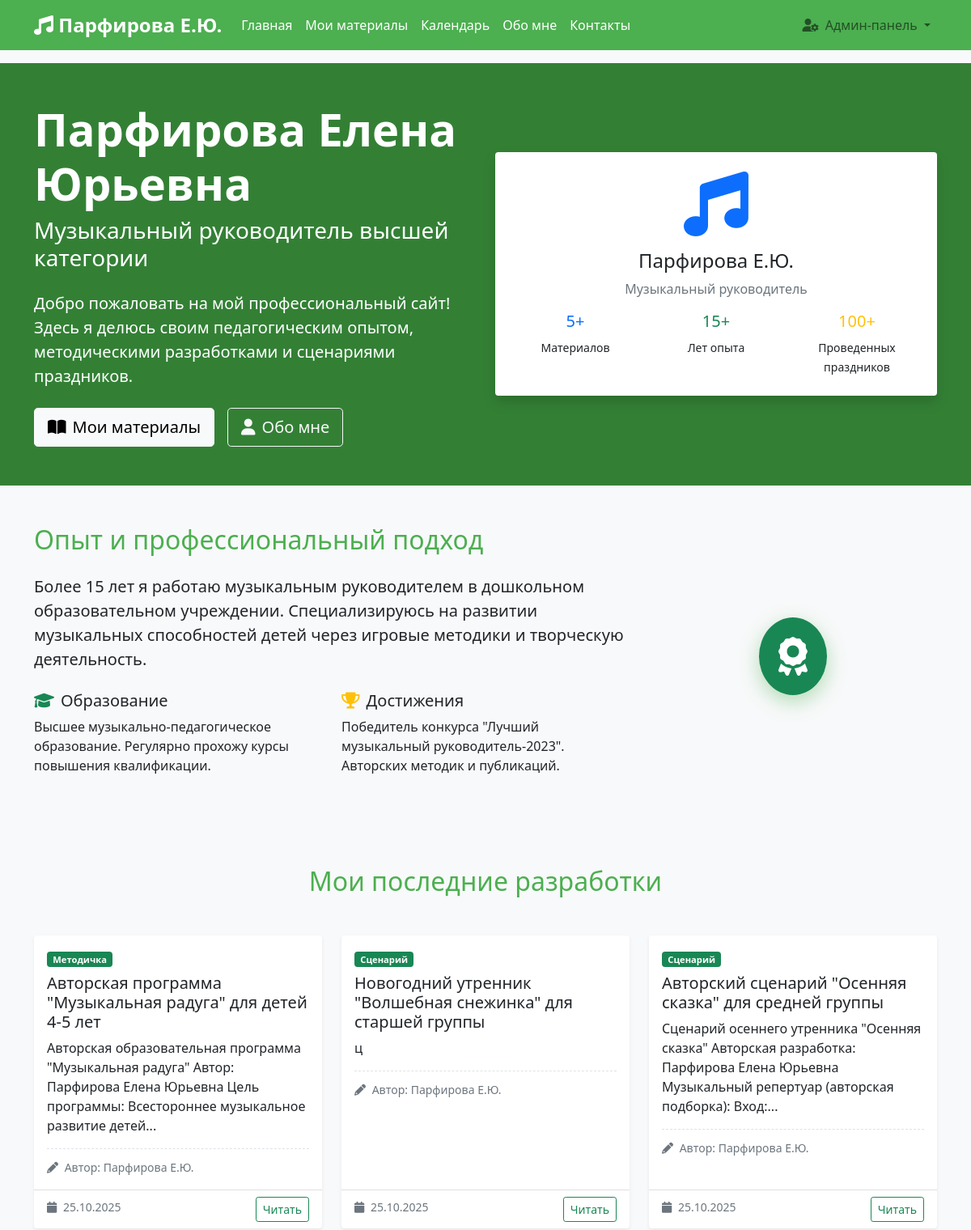
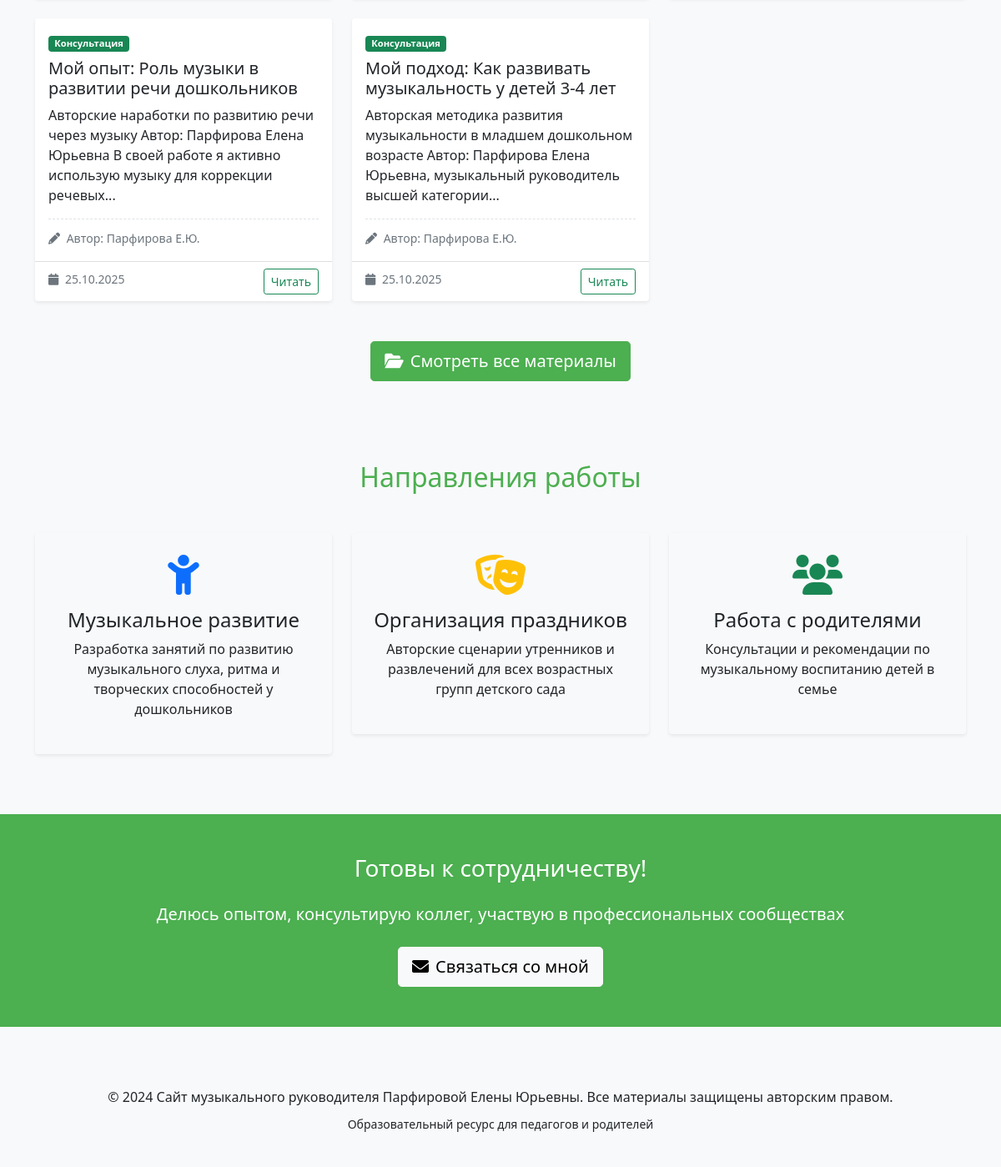
Screenshot of / (signed in) with the database file from the repository (2 pictures, top to bottom).
### models.py (models this page shows)
class Material(db.Model):
    id = db.Column(db.Integer, primary_key=True)
    title = db.Column(db.String(200), nullable=False)
    content = db.Column(db.Text, nullable=False)
    category = db.Column(db.String(50), nullable=False)
    target_audience = db.Column(db.String(50), nullable=False)
    created_date = db.Column(db.DateTime, nullable=False, default=lambda: datetime.now(timezone.utc))
    file_path = db.Column(db.String(300))
    is_published = db.Column(db.Boolean, default=True)

### app.py (the view)
@app.route('/')
def index():
    log_visit('index')
    latest_materials = Material.query.filter_by(is_published=True)\
        .order_by(Material.created_date.desc())\
        .limit(6)\
        .all()
    stats = {
        'total_materials': Material.query.filter_by(is_published=True).count()
    }
    return render_template('index.html',
                         latest_materials=latest_materials,
                         stats=stats)

### app.py (called while the page is built)
@login_manager.user_loader
def load_user(user_id):
    return db.session.get(User, int(user_id))

def log_visit(page):
    visit = PageVisit(
        page=page,
        ip_address=request.remote_addr
    )
    db.session.add(visit)
    db.session.commit()

### templates/index.html (shortened to what this page needs)
{% extends "base.html" %}
{% block content %}
<section class="hero-section py-5" style="background: linear-gradient(135deg, #667eea 0%, #764ba2 100%);">
    <div class="container">
        <div class="row align-items-center">
            <div class="col-lg-6 text-white">
                <h1 class="display-4 fw-bold">Парфирова Елена Юрьевна</h1>
                <h2 class="h3 mb-4">Музыкальный руководитель высшей категории</h2>
                <p class="lead my-4">Добро пожаловать на мой профессиональный сайт! Здесь я делюсь своим педагогическим
                    опытом, методическими разработками и сценариями праздников.</p>
                <div class="d-flex gap-3 flex-wrap">
                    <a href="{{ url_for('materials') }}" class="btn btn-light btn-lg">
                        <i class="fas fa-book-open me-2"></i>Мои материалы
                    </a>
                    <a href="{{ url_for('about') }}" class="btn btn-outline-light btn-lg">
                        <i class="fas fa-user me-2"></i>Обо мне
                    </a>
                </div>
            </div>
            <div class="col-lg-6 text-center">
                <div class="profile-card bg-white rounded p-4 shadow">
                    <i class="fas fa-music text-primary mb-3" style="font-size: 80px;"></i>
                    <h4 class="text-dark">Парфирова Е.Ю.</h4>
                    <p class="text-muted">Музыкальный руководитель</p>
                    <div class="stats">
                        <div class="row text-center">
                            <div class="col-4">
                                <h5 class="text-primary">{{ stats.total_materials if stats else '6' }}+</h5>
                                <small>Материалов</small>
                            </div>
                            <div class="col-4">
                                <h5 class="text-success">15+</h5>
                                <small>Лет опыта</small>
                            </div>
                            <div class="col-4">
                                <h5 class="text-warning">100+</h5>
                                <small>Проведенных праздников</small>
                            </div>
                        </div>
                    </div>
                </div>
            </div>
        </div>
    </div>
</section>
<section class="py-5">
    <div class="container">
        <div class="row align-items-center">
            <div class="col-lg-8">
                <h2 class="mb-4" style="color: #4CAF50;">Опыт и профессиональный подход</h2>
                <p class="lead">Более 15 лет я работаю музыкальным руководителем в дошкольном образовательном
                    учреждении. Специализируюсь на развитии музыкальных способностей детей через игровые методики и
                    творческую деятельность.</p>
                <div class="row mt-4">
                    <div class="col-md-6">
                        <h5><i class="fas fa-graduation-cap text-success me-2"></i>Образование</h5>
                        <p>Высшее музыкально-педагогическое образование. Регулярно прохожу курсы повышения квалификации.
                        </p>
                    </div>
                    <div class="col-md-6">
                        <h5><i class="fas fa-trophy text-warning me-2"></i>Достижения</h5>
                        <p>Победитель конкурса "Лучший музыкальный руководитель-2023". Авторских методик и публикаций.
                        </p>
                    </div>
                </div>
            </div>
            <div class="col-lg-4 text-center">
                <div class="achievement-badge bg-success text-white rounded-circle p-4 d-inline-block">
                    <i class="fas fa-award fa-3x"></i>
                </div>
            </div>
        </div>
    </div>
</section>
<section class="py-5 bg-light">
    <div class="container">
        <h2 class="text-center mb-5" style="color: #4CAF50;">Мои последние разработки</h2>
        <div class="row">
            {% for material in latest_materials %}
            <div class="col-md-4 mb-4">
                <div class="card h-100 shadow-sm">
                    <div class="card-body">
                        <span class="badge bg-success mb-2">
                            {% if material.category == 'consultation' %}Консультация
                            {% elif material.category == 'scenario' %}Сценарий
                            {% elif material.category == 'methodical' %}Методичка
                            {% else %}Статья{% endif %}
                        </span>
                        <h5 class="card-title">{{ material.title }}</h5>
                        <p class="card-text">
                            {{ material.content | striptags | truncate(150) }}
                        </p>
                        <div class="author-signature">
                            <small class="text-muted">
                                <i class="fas fa-pencil-alt me-1"></i>
                                Автор: Парфирова Е.Ю.
                            </small>
                        </div>
                    </div>
                    <div class="card-footer bg-transparent">
                        <small class="text-muted">
                            <i class="fas fa-calendar me-1"></i>
                            {{ material.created_date.strftime('%d.%m.%Y') }}
                        </small>
                        <a href="{{ url_for('material_detail', material_id=material.id) }}"
                            class="btn btn-sm btn-outline-success float-end">
                            Читать
                        </a>
                    </div>
                </div>
            </div>
            {% endfor %}
        </div>
        <div class="text-center mt-4">
            <a href="{{ url_for('materials') }}" class="btn btn-success btn-lg">
                <i class="fas fa-folder-open me-2"></i>Смотреть все материалы
            </a>
        </div>
    </div>
</section>
<section class="py-5">
    <div class="container">
        <h2 class="text-center mb-5" style="color: #4CAF50;">Направления работы</h2>
        <div class="row">
            <div class="col-md-4 text-center mb-4">
                <div class="specialization-card p-4 rounded shadow-sm">
                    <i class="fas fa-child fa-3x text-primary mb-3"></i>
                    <h4>Музыкальное развитие</h4>
                    <p>Разработка занятий по развитию музыкального слуха, ритма и творческих способностей у дошкольников
                    </p>
                </div>
            </div>
            <div class="col-md-4 text-center mb-4">
                <div class="specialization-card p-4 rounded shadow-sm">
                    <i class="fas fa-theater-masks fa-3x text-warning mb-3"></i>
                    <h4>Организация праздников</h4>
                    <p>Авторские сценарии утренников и развлечений для всех возрастных групп детского сада</p>
                </div>
            </div>
            <div class="col-md-4 text-center mb-4">
                <div class="specialization-card p-4 rounded shadow-sm">
                    <i class="fas fa-users fa-3x text-success mb-3"></i>
                    <h4>Работа с родителями</h4>
                    <p>Консультации и рекомендации по музыкальному воспитанию детей в семье</p>
                </div>
            </div>
        </div>
    </div>
</section>
<section class="py-5 text-center" style="background-color: #4CAF50;">
    <div class="container">
        <h3 class="text-white mb-4">Готовы к сотрудничеству!</h3>
        <p class="text-white lead mb-4">Делюсь опытом, консультирую коллег, участвую в профессиональных сообществах</p>
        <div class="d-flex gap-3 justify-content-center flex-wrap">
            <a href="{{ url_for('contacts') }}" class="btn btn-light btn-lg">
                <i class="fas fa-envelope me-2"></i>Связаться со мной
            </a>
        </div>
    </div>
</section>
{% endblock %}

### static/css/style.css (style rules this page uses)
:root { --primary-color: #4CAF50; --secondary-color: #FFC107; --accent-color: #2196F3; }
body { font-family: 'Segoe UI', Tahoma, Geneva, Verdana, sans-serif; background-color: #f8f9fa; }
.hero-section { background: #338035 !important; }
.card { transition: transform 0.3s ease, box-shadow 0.3s ease; border: none; }
.badge { font-size: 0.7rem; }
.btn-success { background-color: var(--primary-color); border-color: var(--primary-color); }
.card { animation: fadeIn 0.6s ease-out; }
.author-signature { border-top: 1px dashed #dee2e6; padding-top: 10px; margin-top: 15px; }
.profile-card { transition: transform 0.3s ease; }
.achievement-badge { box-shadow: 0 8px 25px rgba(76, 175, 80, 0.4); transition: transform 0.3s ease; }
.specialization-card { transition: all 0.3s ease; border: 2px solid transparent; }

### rows the page displays
Material: category "Методичка", title "Авторская программа \"Музыкальная радуга\" для детей 4-5 лет", content "Авторская образовательная программа \"Музыкальная радуга\" Автор: Парфирова Елена Юрьевна Цель программы: Всестороннее музыкальное развитие детей...", created_date "25.10.2025"
Material: category "Сценарий", title "Новогодний утренник \"Волшебная снежинка\" для старшей группы", content "ц", created_date "25.10.2025"
Material: category "Сценарий", title "Авторский сценарий \"Осенняя сказка\" для средней группы", content "Сценарий осеннего утренника \"Осенняя сказка\" Авторская разработка: Парфирова Елена Юрьевна Музыкальный репертуар (авторская подборка): Вход:...", created_date "25.10.2025"
Material: category "Консультация", title "Мой опыт: Роль музыки в развитии речи дошкольников", content "Авторские наработки по развитию речи через музыку Автор: Парфирова Елена Юрьевна В своей работе я активно использую музыку для коррекции речевых...", created_date "25.10.2025"
Material: category "Консультация", title "Мой подход: Как развивать музыкальность у детей 3-4 лет", content "Авторская методика развития музыкальности в младшем дошкольном возрасте Автор: Парфирова Елена Юрьевна, музыкальный руководитель высшей категории...", created_date "25.10.2025"

### other values shown
{{ stats.total_materials if stats else '6' }} "5"
